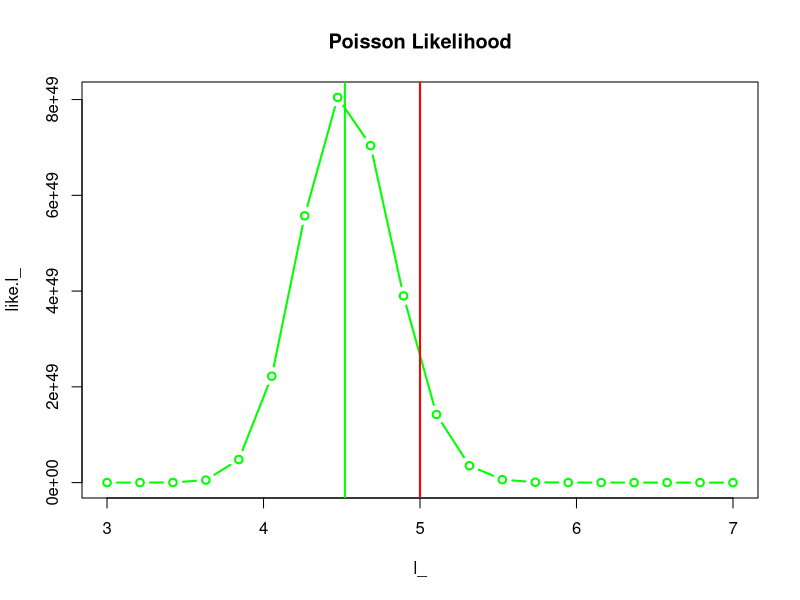
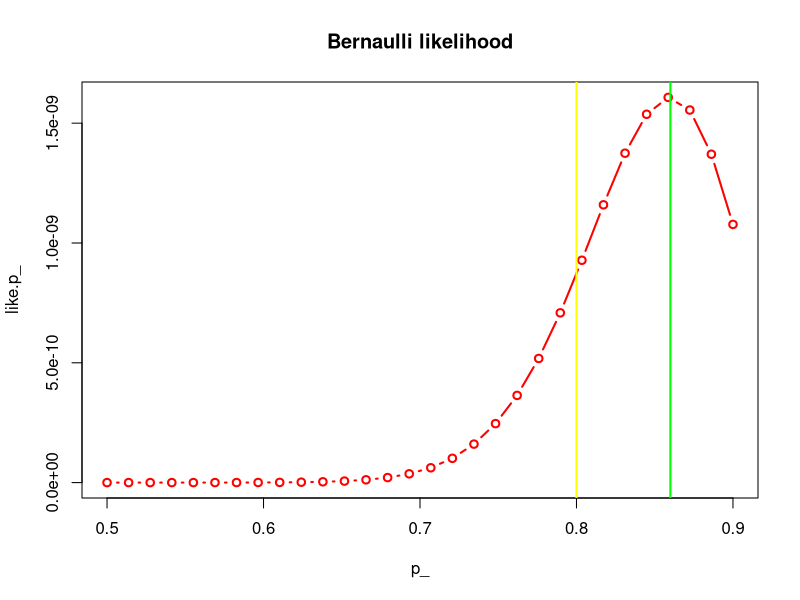
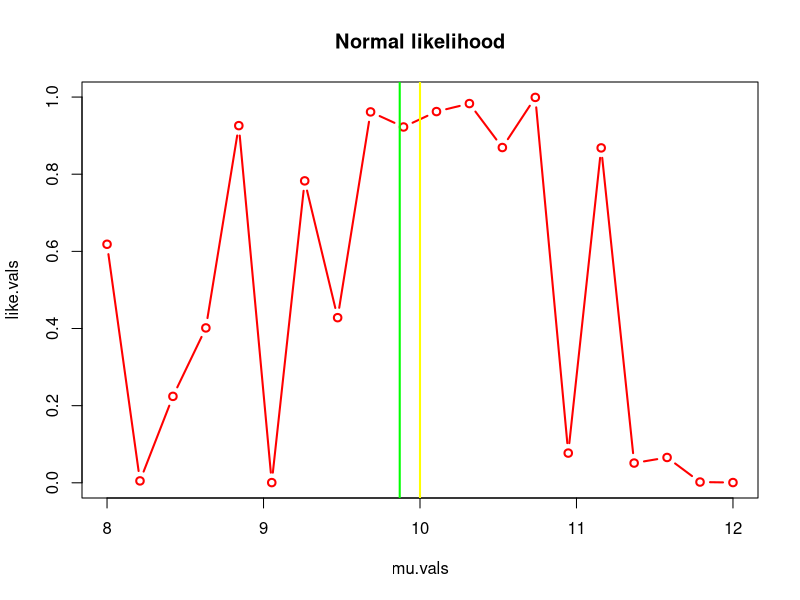
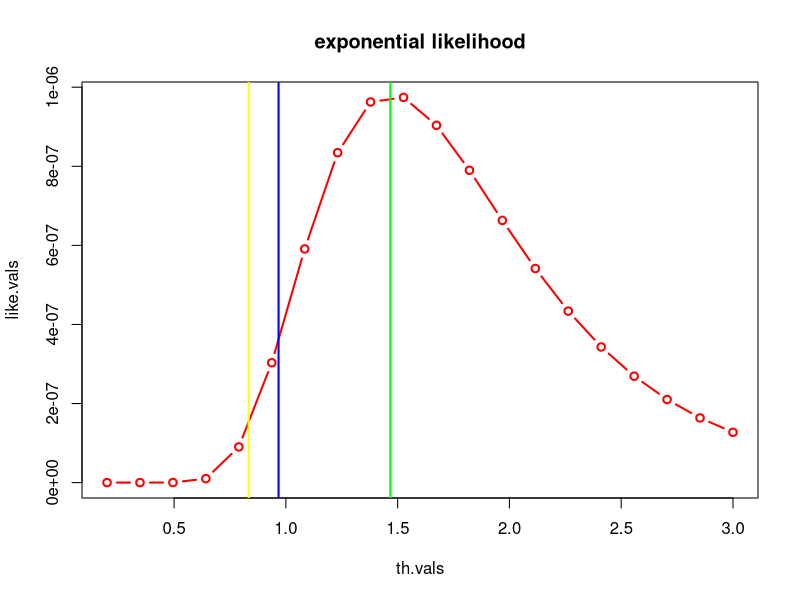
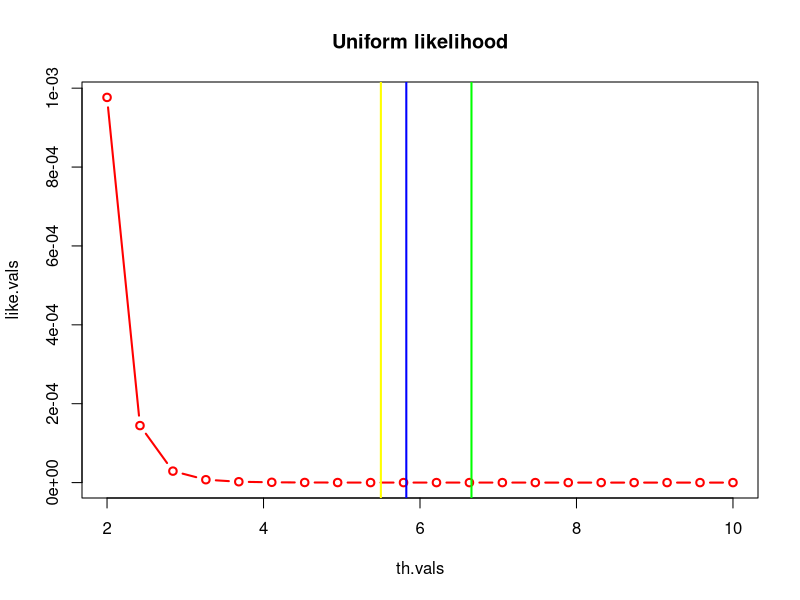

Reproduce these figures in R, in order.
## ---- chunk 1
n=50
lambda=5
x=rpois(n,lambda)
m=mean(x)
l_=seq(3,7,length.out =20)
like.l_=exp(-n*l_)*(l_)^(sum(x))
plot(l_,like.l_,type="b",col="green",lwd=2,main="Poisson Likelihood")
abline(v=m,col="green",lwd=2)
abline(v=lambda,col="red",lwd=2)
## ---- chunk 2
P=0.8; n=50;
x=rbinom(50,1,0.8)
m=mean(x)
p_=seq(0.5,0.9,length.out = 30)
like.p_=(p_)^(sum(x))*(1-p_)^(n-sum(x))
plot(p_,like.p_,type="b",col="red",lwd=2,main="Bernaulli likelihood")
abline(v=m,col="green",lwd=2)
abline(v=P,col="yellow",lwd=2)
## ---- chunk 3
mu=10; s=1; n=20
x=rnorm(20,10,1)
m=mean(x)
mu.vals=seq(8,12,length.out=20)
like.vals=exp((sum(-1/2)*(x-mu.vals)^2))
plot(mu.vals,like.vals,type="b",col="red",lwd=2,main="Normal likelihood")
abline(v=m,col="green",lwd=2)
abline(v=mu,col="yellow",lwd=2)

## ---- chunk 4
th=1/1.2;n=10
x=rexp(10,th)
m1=mean(x)
m2=mean(x)-0.5
th.vals=seq(0.2,3,length.out=20)
like.vals=(1/th.vals)^n*exp(-sum(x)/th.vals)
plot(th.vals,like.vals,type="b",col="red",lwd=2,
main="exponential likelihood")
abline(v=m1,col="green",lwd=2)
abline(v=m2,col="blue",lwd=2)
abline(v=th,col="yellow",lwd=2)
## ---- chunk 5
th=5.5
n=10
x=c(2.06874,5.82498,2.65698,3.58650,2.78196,1.36005,4.49083,5.74037,
3.41361,1.36519)
m1=2*mean(x)
m2=max(x)
th.vals=seq(2,10,length.out=20)
like.vals=(1/th.vals)^n
plot(th.vals,like.vals,type="b",col="red",lwd=2,main="Uniform likelihood")
abline(v=m1,col="green",lwd=2)
abline(v=th,col="yellow",lwd=2)
abline(v=m2,col="blue",lwd=2)
